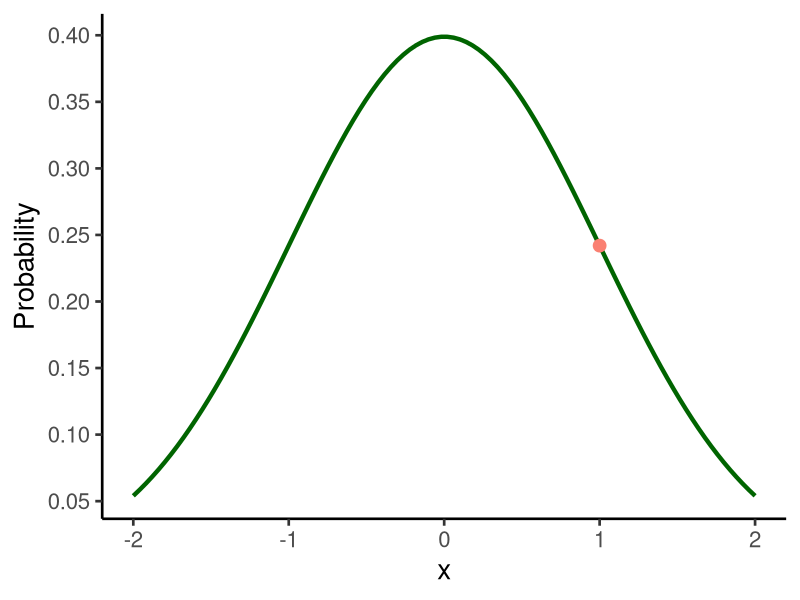

Generate this figure with R:
## ---- chunk 1
#| label: setup
#| echo: false

library(tidyverse)

theme_set(theme_classic(base_size = 20))
## ---- chunk 2
#| echo: true

Normal <- function(x, mu, sigma) {
  (1 / (sqrt(2 * pi * sigma^2))) * exp((-1 * (x - mu)^2) / (2 * sigma^2))
}

Normal(x = 1, mu = 0, sigma = 1)
## ---- chunk 3
#| echo: true

dnorm(x = 1, mean = 0, sd = 1)
## ---- chunk 4
#| echo: true
Std_Normal <- tibble(x = seq(-2, 2, length.out = 100),
                     Probability = dnorm(x, mean = 0, sd = 1))
## ---- chunk 5
#| echo: true
#| output-location: slide

ggplot() +
  geom_line(data = Std_Normal,
            aes(x, Probability),
            color = "darkgreen",
            linewidth = 1.5) +
  geom_point(aes(x = 1, y = dnorm(x = 1, mean = 0, sd = 1)),
             size = 4,
             color = "salmon") +
  scale_y_continuous(breaks = seq(0, 0.5, by = 0.05))
